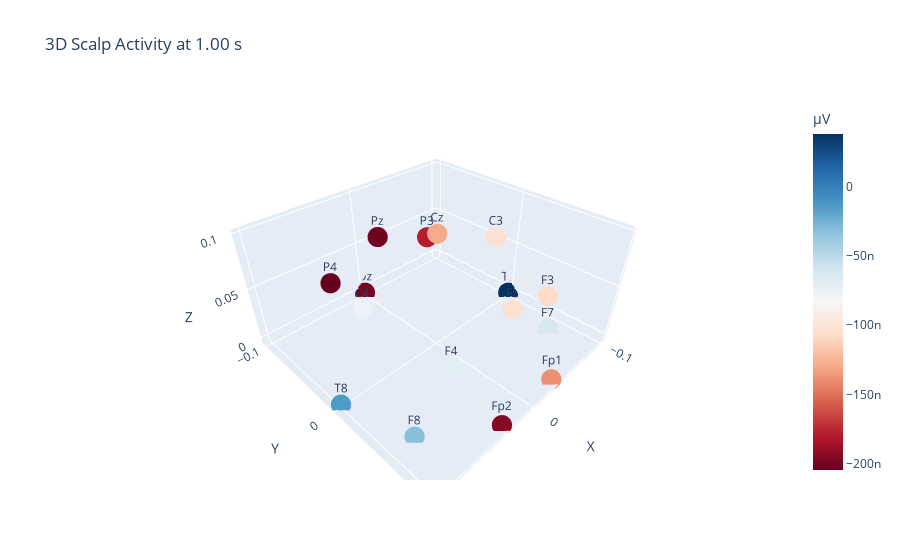

Notebook code cell kept with this figure:
### Code cell
import mne
import plotly.graph_objects as go
import numpy as np

# Step 1: เตรียมข้อมูล
evoked = Selectedtuna['elbow flexion'].average()  # หรือ extension ก็ได้
times = 1.0  # วินาที
data = evoked.copy().crop(tmin=times, tmax=times).data[:, 0]  # Voltage ที่เวลาเดียว

# Step 2: ดึงตำแหน่ง sensor (xyz)
montage = evoked.get_montage()
pos = montage.get_positions()['ch_pos']
ch_names = evoked.info['ch_names']
xyz = np.array([pos[ch] for ch in ch_names])

# Step 3: plot with Plotly
fig = go.Figure()

fig.add_trace(go.Scatter3d(
    x=xyz[:, 0], y=xyz[:, 1], z=xyz[:, 2],
    mode='markers+text',
    marker=dict(
        size=7,
        color=data,  # ใช้แรงดันเป็นสี
        colorscale='RdBu',
        colorbar=dict(title='µV'),
        showscale=True
    ),
    text=ch_names,
    hoverinfo='text'
))

fig.update_layout(
    title=f"3D Scalp Activity at {times:.2f} s",
    scene=dict(
        xaxis_title='X', yaxis_title='Y', zaxis_title='Z',
        aspectmode='data'
    )
)

fig.show()

### Figure 1 — Plotly figure (JSON) as saved in the notebook; plotly's stock layout.template omitted (floating-point values rounded to 4 significant figures)
{"data": [{"hoverinfo": "text", "marker": {"color": [-6.341e-08, -1.07e-07, -1.027e-07, -7.041e-08, -3.179e-08, 3.818e-08, -1.011e-07, -1.293e-07, -7.624e-08, -1.407e-08, -1.391e-07, -1.786e-07, -2.019e-07, -2.046e-07, -1.95e-07, -1.992e-07], "colorbar": {"title": {"text": "µV"}}, "colorscale": [[0, "rgb(103,0,31)"], [0.1, "rgb(178,24,43)"], [0.2, "rgb(214,96,77)"], [0.3, "rgb(244,165,130)"], [0.4, "rgb(253,219,199)"], [0.5, "rgb(247,247,247)"], [0.6, "rgb(209,229,240)"], [0.7, "rgb(146,197,222)"], [0.8, "rgb(67,147,195)"], [0.9, "rgb(33,102,172)"], [1, "rgb(5,48,97)"]], "showscale": true, "size": 7}, "mode": "markers+text", "text": ["F7", "F3", "Fz", "F4", "F8", "T7", "C3", "Cz", "C4", "T8", "Fp1", "P3", "Pz", "P4", "Fp2", "Oz"], "type": "scatter3d", "x": [-0.08085, -0.0545, 0.0, 0.0545, 0.08085, -0.09994, -0.07193, 6.123e-18, 0.07193, 0.09994, -0.03088, -0.0545, 8.809e-18, 0.0545, 0.03088, 1.224e-17], "y": [0.05874, 0.0673, 0.07193, 0.0673, 0.05874, 6.12e-18, 4.405e-18, 3.749e-34, 4.405e-18, 6.12e-18, 0.09505, -0.0673, -0.07193, -0.0673, 0.09505, -0.09994], "z": [-0.00349, 0.05, 0.06947, 0.05, -0.00349, -0.00349, 0.06947, 0.1, 0.06947, -0.00349, -0.00349, 0.05, 0.06947, 0.05, -0.00349, -0.00349]}], "layout": {"scene": {"aspectmode": "data", "xaxis": {"title": {"text": "X"}}, "yaxis": {"title": {"text": "Y"}}, "zaxis": {"title": {"text": "Z"}}}, "title": {"text": "3D Scalp Activity at 1.00 s"}}}
